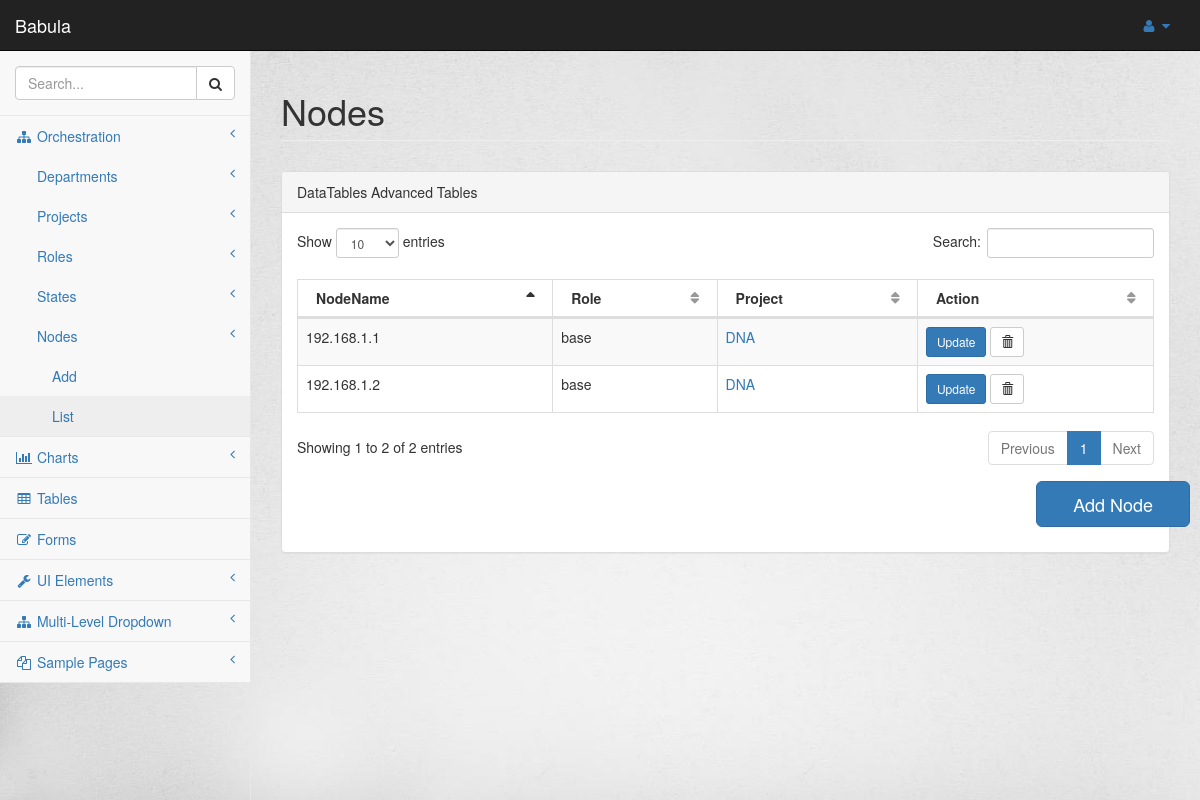
The page /orchestration/index/node/ on the database as committed earlier.
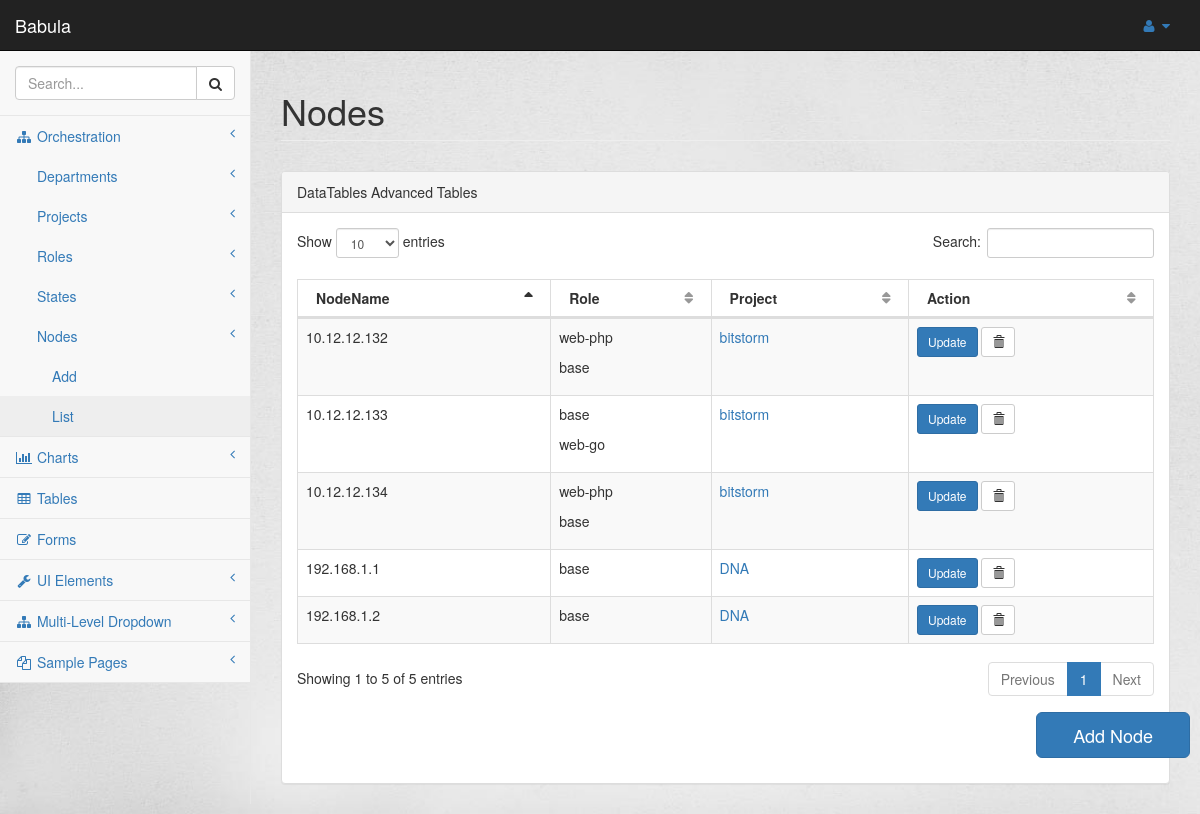
The same page on the database as committed later.
### orchestration/models.py (models this page shows, shortened)
class Node(models.Model):
    nodename = models.CharField(max_length=100)
    projectname = models.ForeignKey(Project,on_delete=models.CASCADE)
    roles = models.ManyToManyField(Role)

class Role(models.Model):
    rolename = models.CharField(max_length=100)
    description = models.TextField(max_length=100)
    states = models.ManyToManyField(State)
    def __str__(self):
        return self.rolename

class Project(models.Model):
    projectname = models.CharField(max_length=100)
    owner = models.CharField(max_length=100)
    opser = models.CharField(max_length=100)
    dept = models.ForeignKey(Department, on_delete=models.CASCADE)
    description = models.TextField(max_length=200)
    def __str__(self):
        return self.projectname

### orchestration/views.py (the view)
class NodeIndexView(generic.ListView):
    template_name = 'orchestration/nodeindex.html'
    def get_queryset(self):
        return Node.objects.all()

### orchestration/templates/orchestration/nodeindex.html (shortened to what this page needs)
{% extends 'orchestration/base.html' %}
{% block body %}
<div id="page-wrapper" class="maincontent">
    <div class="row">
        <div class="col-lg-12">
            <h1 class="page-header">Nodes</h1>
        </div>
    </div>
    <div class="row">
        <div class="col-lg-12">
            <div class="panel panel-default">
                <div class="panel-heading">
                    DataTables Advanced Tables
                </div>
                <div class="panel-body">
                    <table width="100%" class="table table-striped table-bordered table-hover" id="dataTables-example">
                        <thead>
                        <tr>
                            <th>NodeName</th>
                            <th>Role</th>
                            <th>Project</th>
                            <th>Action</th>
                        </tr>
                        </thead>
                        <tbody>
                        {% if object_list %}
                        {% for object in object_list %}
                        <tr class="odd gradeX">
                            <td >{{object.nodename}}</td>
                            <td>
                                {%for role in object.roles.all%}
                                <p>{{role}}</p>
                                {%endfor%}
                            </td>
                            <td><a href="{%url 'orchestration:projectdetail' object.projectname.id%}">{{object.projectname}}</a></td>
                            <td class="center"><a href="{% url 'orchestration:updatenode' object.id%}"
                                                  class="btn btn-primary btn-sm" role="button">Update</a>
                                <form action="" method="post" style="display: inline;">
                                    <button type="submit" class="btn btn-default btn-sm">
                                        <span class="glyphicon glyphicon-trash"></span>
                                    </button>
                                </form>
                            </td>
                        </tr>
                        {% endfor %}
                        {% endif %}
                        </tbody>
                    </table>
                    <div class="row">
                        <div class="col-lg-2 col-lg-offset-10">
                            <a href="{% url 'orchestration:addnode'%}" class="btn btn-primary btn-lg" role="button">&nbsp&nbsp&nbsp&nbspAdd
                                Node&nbsp&nbsp&nbsp&nbsp</a>
                        </div>
                    </div>
                </div>
            </div>
        </div>
    </div>
    {% endblock %}

Rows that differ between the two databases and show on the page:
added Node: nodename "10.12.12.132", projectname "bitstorm", Role (rolename "base")
now on this page (row unchanged): Role: rolename "web-php"
added Node: nodename "10.12.12.133", projectname "bitstorm", Role (rolename "base")
now on this page (row unchanged): Role: rolename "web-go", shown under "10.12.12.133"
added Node: nodename "10.12.12.134", projectname "bitstorm", Role (rolename "base")
Other text that changed with them:
text written by a page script: "Show entries Search: Showing 1 to 2 of 2 entries Previous 1 Next" → "Show entries Search: Showing 1 to 5 of 5 entries Previous 1 Next"
